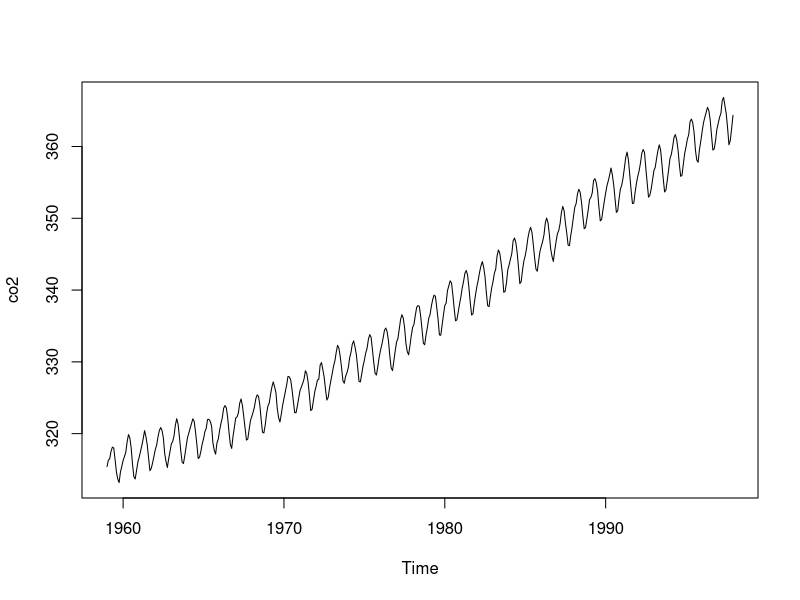
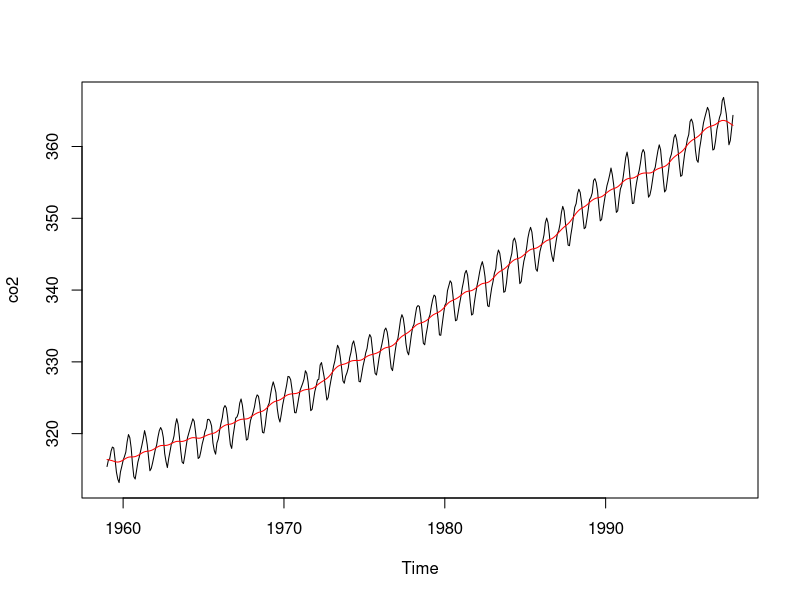

The R source for these figures, in order:
## ---- chunk 1
data(co2)
## ---- chunk 2
plot(co2)
## ---- chunk 3
t <- time(co2)
## ---- chunk 4
length(t)
## ---- chunk 5
diff(t[1:2])
## ---- chunk 6
length(t) * diff(t[1:2])
## ---- chunk 7
plot(co2)
S <- smooth.spline(t, co2, df=40)
lines(S$x, S$y, col='red')
